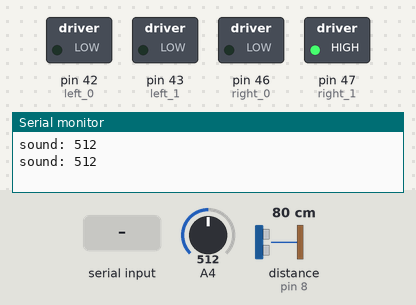
The sketch below on a simulated Arduino Mega 2560, built with avr-gcc and run on an emulated ATmega2560. Parts: switched loads named in the sketch (green lamp = pin HIGH), the last lines printed to the serial monitor. Wiring (inferred from the names in the program): ultrasonic range finder: trigger pin 9; echo pin 8. Inputs (shaded band) come from the test bench; at power-on: distance to the obstacle (sensor on pin 8) 80 cm, A4 = 512. The echo pulse lasts 58.3 µs per cm; pins used as bus, display or sensor lines are not drawn.

Above: at 5.5 s.
5.6 s: distance to the obstacle (sensor on pin 8) set to 12 cm
7.2 s: distance to the obstacle (sensor on pin 8) set to 9 cm
At 8.5 s:
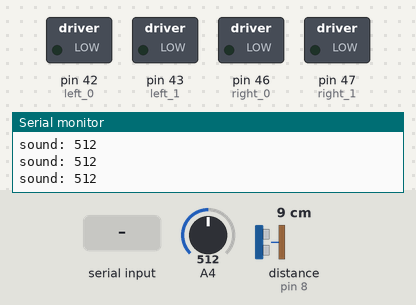
9.0 s: "4\n" received over Serial
At 13.2 s:
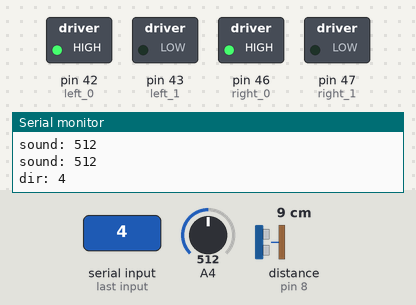
Timing chart, 0 to 18.0 s (numbered marks = the images above; inputs shaded):
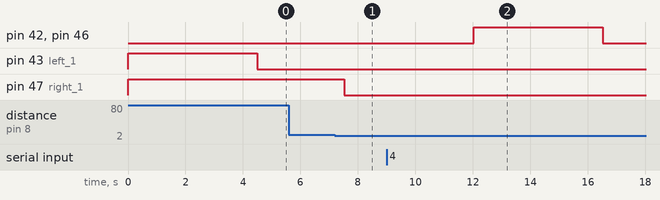

Measured:
- the behaviour switches between 11 and 10 cm on distance to the obstacle (sensor on pin 8) (found by bisection; images 0 and 1)
- after the input at 7.2 s, pin 47 (right_1): HIGH → LOW after 0.32 s
- after the input at 9.0 s, pin 42 (left_0), pin 46 (right_0): LOW → HIGH after 3.0 s, → LOW 4.5 s later

The sketch:

motor_controller.ino
```cpp
// drive controller: L293D
#define left_0 42 // pin 14 L293D
#define left_1 43 // pin 11 L293D
#define right_0 46 // pin 3 L293D
#define right_1 47 // pin 6 L293D

#define delay_time 500
#define cry_time 1000

// ultrasound sensor
#define echo 8
#define trig 9
#define thres_dist 10

#define sound A4

int m_dir; // master direction: 0 stop, 1 recto, 2 left, 3 right, 4 backwards
long duration;
int distance;
int mode; // 0 run, 1 obstacle, 2 crazy
unsigned long crazy_millis;

void setup(){

    //Set pins as outputs
    pinMode(left_0, OUTPUT);
    pinMode(left_1, OUTPUT);
    pinMode(right_0, OUTPUT);
    pinMode(right_1, OUTPUT);

    pinMode(trig, OUTPUT);
    pinMode(echo, INPUT);
    Serial.begin(9600);
    m_dir = 1;
    mode = 1;

}

void direction (int a, int b, int c, int d) {
    digitalWrite(left_0, a);
    digitalWrite(left_1, b);
    digitalWrite(right_0, c);
    digitalWrite(right_1, d);
    delay(delay_time);
}

void loop(){
      //Motor Control - Motor A: motorPin1,motorpin2 & Motor B: motorpin3,motorpin4
    switch (m_dir) {
        case 1: // forward
            direction (LOW, HIGH, LOW, HIGH);
            break;
        case 2: // left
            direction (LOW, LOW, LOW, HIGH);
            break;
        case 3: // right
            direction (LOW, HIGH, LOW, LOW);
            break;
        case 4: // backwards
            direction (HIGH, LOW, HIGH, LOW);
            break;
        default:
            direction (LOW, LOW, LOW, LOW);
    }

    switch (mode) {
        case 1: // crash
        //    m_dir = 0;
        delay(cry_time);
        delay(cry_time);
        delay(cry_time);
        delay(cry_time);
        mode = 0;
            break;
        case 2: // crazy
            m_dir = 2;
            if ((millis() - crazy_millis) > 4000) {
        Serial.print("time milis: ");
               mode = 0;
               m_dir = 1;
            }
            break;
        //default:

    }

    // ultrasound code moment
    // Clears the trigPin
    digitalWrite(trig, LOW);
    delayMicroseconds(2);
    // Sets the trigPin on HIGH state for 10 micro seconds
    digitalWrite(trig, HIGH);
    delayMicroseconds(10);
    digitalWrite(trig, LOW);
    // Reads the echoPin, returns the sound wave travel time in microseconds
    duration = pulseIn(echo, HIGH);
    // Calculating the distance
    distance= duration*0.034/2;

    // sound sensor code moment
    int sound_lvl = analogRead(A4);

    // mode selection
    if (distance < thres_dist) {
        mode = 1;
        m_dir = 0; //vigilar, puede no parar y hacer el delay
    }
    else if (sound_lvl > 51) {
        mode = 2;
        m_dir = 2;
        crazy_millis = millis();

    }
    else
        mode = 0;

        // debug
        Serial.print("sound: ");
        Serial.println(sound_lvl, DEC);


    if (Serial.available() > 0) {
        int new_dir = Serial.read() - '0';
        if (mode == 0 && new_dir >= 0)
            m_dir = new_dir;
        else if (mode == 1 && new_dir == 4)
            m_dir = new_dir;
        else if (mode == 2)
            Serial.write(mode+3); // 5 for the server
        Serial.print("dir: ");
        Serial.println(m_dir, DEC);
    }
}
```
